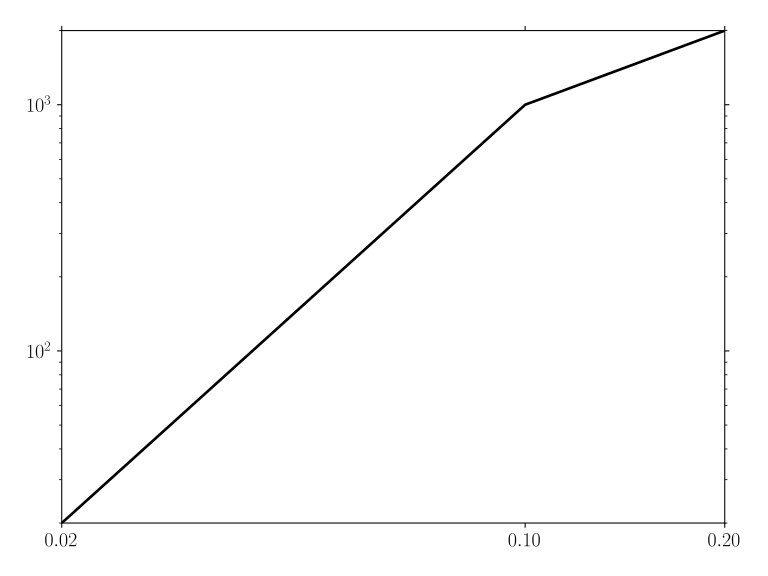

Reproduce this figure in Python.
import matplotlib
import matplotlib.pyplot as plt

plt.style.use(["goose", "goose-latex"])

fig, ax = plt.subplots()

ax.set_xscale("log")
ax.set_yscale("log")

ax.set_xlim([2e-2, 2e-1])
ax.set_ylim([2e1, 2e3])

ax.plot([0.02, 0.1, 0.2], [20, 1000, 2000])

ax.get_xaxis().set_major_formatter(matplotlib.ticker.ScalarFormatter())
ax.get_xaxis().set_minor_formatter(matplotlib.ticker.ScalarFormatter())

ax.set_xticks([])
ax.set_xticks([], minor=True)
ax.set_xticks([0.02, 0.1, 0.2])

plt.savefig("tick-log_1.svg")
plt.close()
